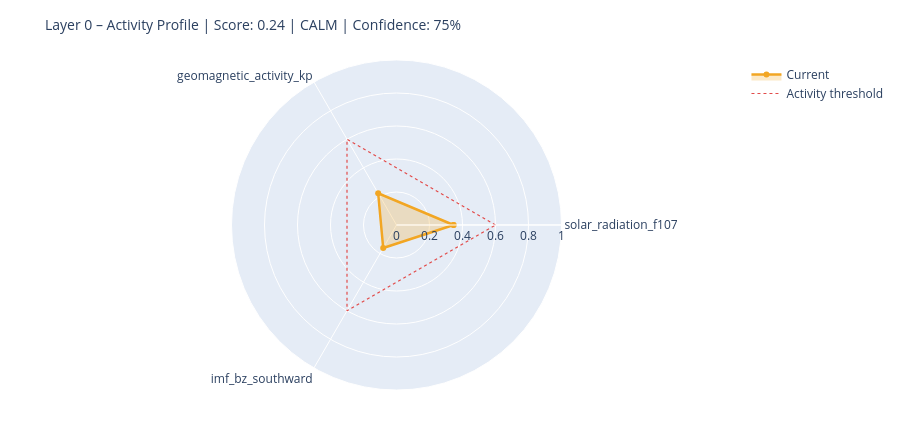

Notebook code cell kept with this figure:
### Markdown cell above
---
## 6. State Assessment & Handoff to Layer 1

### Code cell
# ============================================================
# STEP 1 – Collect raw values with source modes
# Mode: 'primary' | 'fallback_3h' | 'last_valid' | 'missing'
# ============================================================

def safe_last(df, col):
    if df is None or col not in df.columns: return None
    s = df[col].dropna()
    return float(s.iloc[-1]) if not s.empty else None

f107_now = safe_last(df_f107, 'f10.7')
bz_now   = safe_last(df_mag,  'bz_gsm')
kp_now   = safe_last(df_kp,   'kp')
sw_now   = safe_last(df_sw,   'speed')

source_modes = {
    'F10.7':    'primary'  if f107_now is not None else 'missing',
    'Kp':       'primary'  if kp_now   is not None else 'missing',
    'IMF_Bz':   'primary'  if bz_now   is not None else 'missing',
    'SW_speed': 'primary'  if sw_now   is not None else 'missing',
}

# Kp Fallback – 3h endpoint
if kp_now is None:
    try:
        r = requests.get(
            'https://services.swpc.noaa.gov/json/noaa-planetary-k-index.json',
            timeout=10)
        r.raise_for_status()
        fb = pd.DataFrame(r.json())
        tc = next((c for c in fb.columns if 'time' in c.lower()), fb.columns[0])
        kc = next((c for c in fb.columns if 'kp' in c.lower() and c != tc), None)
        if kc:
            fb[kc] = fb[kc].astype(str).str.extract(r'([0-9]+(?:\.[0-9]*)?)')[0]
            fb[kc] = pd.to_numeric(fb[kc], errors='coerce')
            fb = fb[fb[kc] >= 0].dropna(subset=[kc])
            if not fb.empty:
                kp_now = float(fb[kc].iloc[-1])
                source_modes['Kp'] = 'fallback_3h'
                print(f'  Kp fallback (3h): {kp_now:.1f}')
    except Exception as e:
        print(f'  Kp fallback failed: {e}')

# Solar Wind Fallback – last valid value
if sw_now is None and df_sw is not None and 'speed' in df_sw.columns:
    s = df_sw['speed'].dropna()
    if not s.empty:
        sw_now = float(s.iloc[-1])
        source_modes['SW_speed'] = 'last_valid'
        print(f'  SW fallback (last_valid): {sw_now:.0f} km/s')

print()
print('Source modes:', source_modes)

# ============================================================
# STEP 2 – Score from available components only
# ============================================================

def norm(v, lo, hi):
    if v is None: return None
    return max(0.0, min(1.0, (v - lo) / (hi - lo)))

COMPONENTS = {
    'solar_radiation_f107':    (f107_now, norm(f107_now, 60, 250)),
    'geomagnetic_activity_kp': (kp_now,   norm(kp_now,   0,   9)),
    'imf_bz_southward':        (bz_now,   norm(-(bz_now or 0) if bz_now else None, -5, 30)
                                           if bz_now is not None else None),
    'solar_wind_speed':        (sw_now,   norm(sw_now, 300, 800)),
}

available   = {k: v[1] for k, v in COMPONENTS.items() if v[1] is not None}
unavailable = [k for k, v in COMPONENTS.items() if v[1] is None]

layer0_score = round(sum(available.values()) / len(available), 4) if available else None
confidence   = round(len(available) / len(COMPONENTS), 2)

level = ('unknown'  if layer0_score is None
         else 'calm'     if layer0_score < 0.3
         else 'moderate' if layer0_score < 0.6
         else 'active')

# ============================================================
# STEP 3 – Dominant Driver
# ============================================================

def dominant_driver(kp, f107, bz, sw):
    candidates = []
    if kp   is not None and kp   >= 4:   candidates.append(('geomagnetic',    kp / 9))
    if sw   is not None and sw   >= 500:  candidates.append(('solar_wind',     sw / 800))
    if bz   is not None and bz   <= -5:   candidates.append(('imf_southward',  abs(bz) / 30))
    if f107 is not None and f107 >= 150:  candidates.append(('solar_radiation',f107 / 250))
    return max(candidates, key=lambda x: x[1])[0] if candidates else 'none'

driver = dominant_driver(kp_now, f107_now, bz_now, sw_now)

# ============================================================
# STEP 4 – Downstream expectations
# ============================================================

def downstream_expectation(driver, score, kp, bz, f107):
    exp = {
        'magnetosphere':        'calm',
        'ionosphere':           'calm',
        'schumann_resonance':   'unchanged',
        'lithosphere_currents': 'low',
    }
    if driver == 'geomagnetic' or (kp and kp >= 5):
        exp['magnetosphere']        = 'compressed / storm'
        exp['ionosphere']           = 'elevated disturbance (TEC variability)'
        exp['schumann_resonance']   = 'elevated amplitude possible'
        exp['lithosphere_currents'] = 'elevated induction currents'
    elif driver == 'imf_southward' or (bz and bz <= -5):
        exp['magnetosphere']        = 'energy coupling active'
        exp['ionosphere']           = 'elevated electron density possible'
        exp['schumann_resonance']   = 'slight modulation possible'
    elif driver == 'solar_radiation' or (f107 and f107 >= 150):
        exp['ionosphere']           = 'elevated ionization (F-layer)'
        exp['schumann_resonance']   = 'slightly elevated background activity'
    return exp

downstream = downstream_expectation(driver, layer0_score, kp_now, bz_now, f107_now)

# ============================================================
# CONSOLE OUTPUT
# ============================================================

W = 58
print('=' * W)
print('LAYER 0 – STATE ASSESSMENT')
print('=' * W)
for name, (raw_v, score_v) in COMPONENTS.items():
    if score_v is not None:
        bar = '█' * int(score_v * 20) + '░' * (20 - int(score_v * 20))
        print(f'  {name:<35}  {bar}  {score_v:.2f}')
    else:
        print(f'  {name:<35}  {"─" * 20}  n/a')
print('-' * W)
print(f'  Score ({len(available)}/{len(COMPONENTS)} components):  {layer0_score:.3f}')
print(f'  Confidence:         {confidence:.0%}')
print(f'  Level:              {level.upper()}')
print(f'  Dominant Driver:    {driver}')

# Radar chart
cats = list(available.keys())
vals = list(available.values())
if len(cats) >= 3:
    fig = go.Figure()
    fig.add_trace(go.Scatterpolar(
        r=vals + [vals[0]], theta=cats + [cats[0]],
        fill='toself', fillcolor='rgba(242,166,35,0.25)',
        line=dict(color='#F2A623', width=2.5), name='Current'
    ))
    fig.add_trace(go.Scatterpolar(
        r=[0.6] * (len(cats) + 1), theta=cats + [cats[0]],
        line=dict(color='#E24B4A', dash='dot', width=1.2),
        mode='lines', name='Activity threshold'
    ))
    fig.update_layout(
        title=dict(text=f'Layer 0 – Activity Profile | Score: {layer0_score:.2f} | {level.upper()} | Confidence: {confidence:.0%}',
                   font=dict(size=14)),
        polar=dict(radialaxis=dict(visible=True, range=[0, 1])),
        height=430, showlegend=True,
        margin=dict(l=60, r=60, t=60, b=40)
    )
    fig.show()

### Figure 1 — Plotly figure (JSON) as saved in the notebook; plotly's stock layout.template omitted (floating-point values rounded to 4 significant figures)
{"data": [{"fill": "toself", "fillcolor": "rgba(242,166,35,0.25)", "line": {"color": "#F2A623", "width": 2.5}, "name": "Current", "r": [0.3457, 0.2222, 0.1611, 0.3457], "theta": ["solar_radiation_f107", "geomagnetic_activity_kp", "imf_bz_southward", "solar_radiation_f107"], "type": "scatterpolar"}, {"line": {"color": "#E24B4A", "dash": "dot", "width": 1.2}, "mode": "lines", "name": "Activity threshold", "r": [0.6, 0.6, 0.6, 0.6], "theta": ["solar_radiation_f107", "geomagnetic_activity_kp", "imf_bz_southward", "solar_radiation_f107"], "type": "scatterpolar"}], "layout": {"height": 430, "margin": {"b": 40, "l": 60, "r": 60, "t": 60}, "polar": {"radialaxis": {"range": [0, 1], "visible": true}}, "showlegend": true, "title": {"font": {"size": 14}, "text": "Layer 0 – Activity Profile | Score: 0.24 | CALM | Confidence: 75%"}}}
